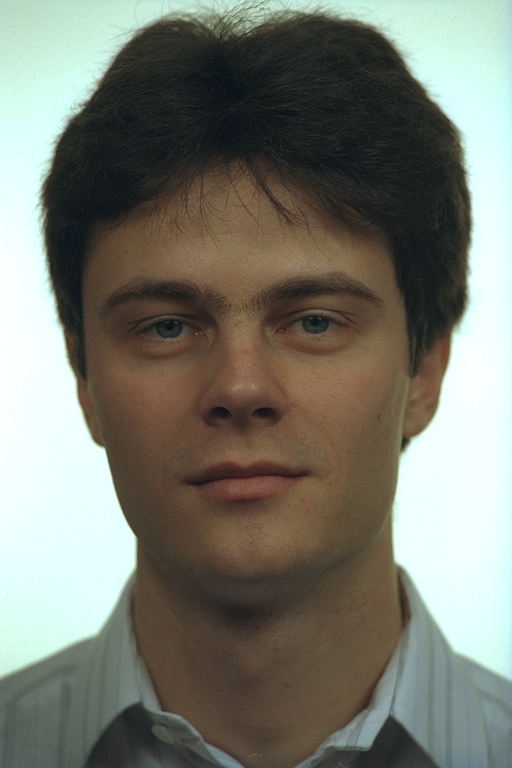
#> input picture image_to_image/test_blurr/src_blurr/00002_940128_fa.ppm, 512 x 768 px, found by its file name
$ python Test.py
#> lines starting #> are read from the running program, lines starting #| are printed output that depends on the picture
import cv2
import numpy as np

img = cv2.imread('/media/iit/R a i n/2019/Intelligent Machines Ltd/face-propagation/dummy-data-set/colorferet/colorferet/test_blur/src_blur/00002_940128_fa.ppm')
#> img is the input picture: shape (768, 512, 3); mean B, G, R 112.3, 122.4, 121.1
cv2.imshow('Original', img)
size = 15

# generating the kernel
kernel_motion_blur = np.zeros((size, size))
kernel_motion_blur[int((size-1)/2), :] = np.ones(size)
kernel_motion_blur = kernel_motion_blur / size

# applying the kernel to the input image
output = cv2.filter2D(img, -1, kernel_motion_blur)
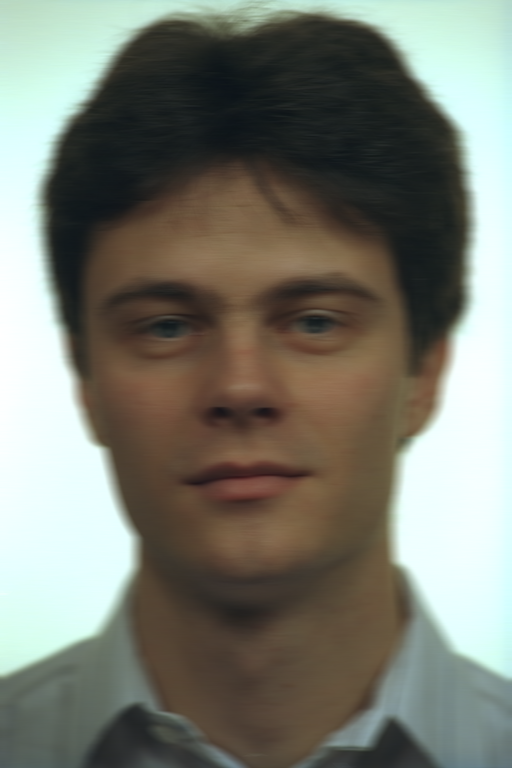
#> output: shape (768, 512, 3); mean B, G, R 112.3, 122.4, 121.1
cv2.imshow('Motion Blur', output)
cv2.waitKey(0)
dstPath = "/media/iit/R a i n/2019/Intelligent Machines Ltd/face-propagation/dummy-data-set/colorferet/colorferet/test_blur/motion_blur/"
#> (the run stopped early here; a loop or call above may not have finished)

$ run again, with image_to_image/test_blurr/src_blurr/00002_931230_pl.ppm copied over image_to_image/test_blurr/src_blurr/00002_940128_fa.ppm
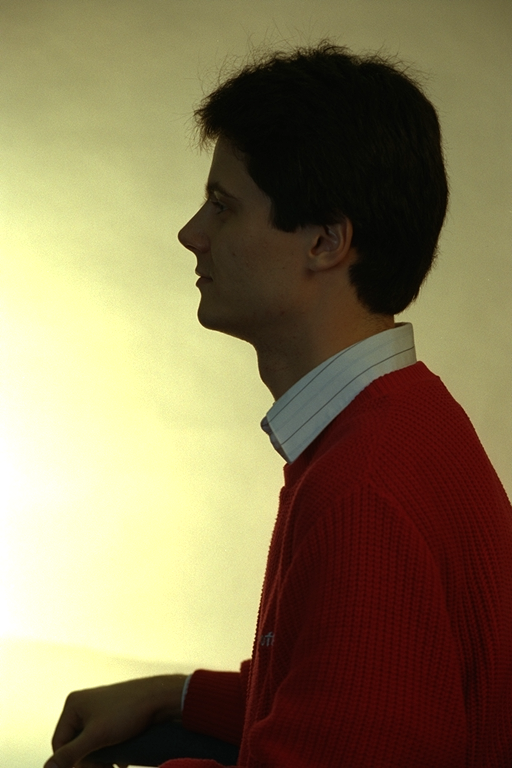
#> input picture image_to_image/test_blurr/src_blurr/00002_931230_pl.ppm, 512 x 768 px, found by its file name
#> img is the input picture: shape (768, 512, 3); mean B, G, R 86.7, 120.5, 135.2
#> `output = cv2.filter2D(img, -1, kernel_motion_blur)`:
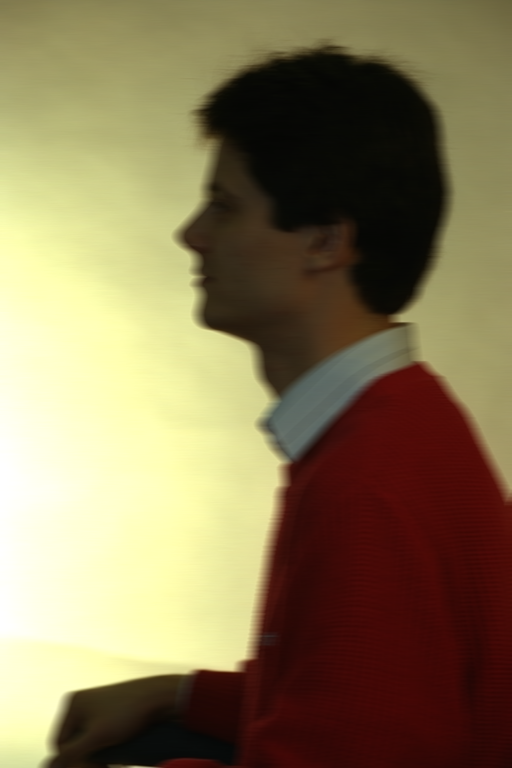
#> output: shape (768, 512, 3); mean B, G, R 86.7, 120.5, 135.2

$ run again, with image_to_image/test_blurr/src_blurr/00002_931230_pr.ppm copied over image_to_image/test_blurr/src_blurr/00002_940128_fa.ppm
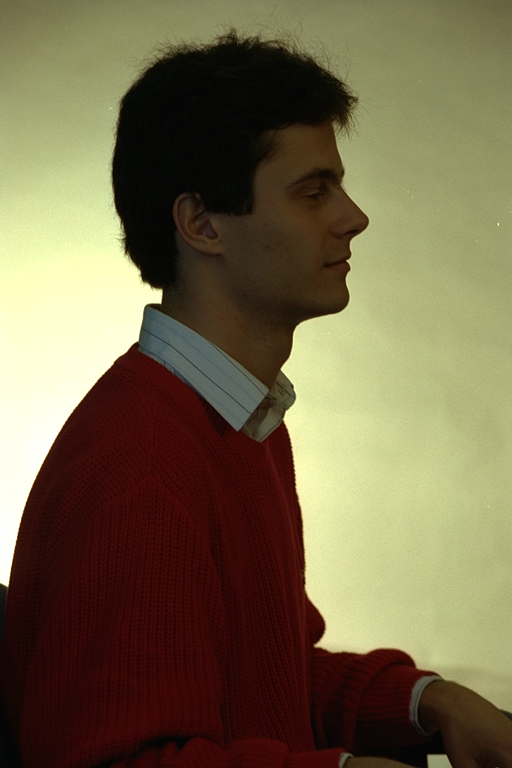
#> input picture image_to_image/test_blurr/src_blurr/00002_931230_pr.ppm, 512 x 768 px, found by its file name
#> img is the input picture: shape (768, 512, 3); mean B, G, R 73.7, 102.8, 115.4
#> `output = cv2.filter2D(img, -1, kernel_motion_blur)`:
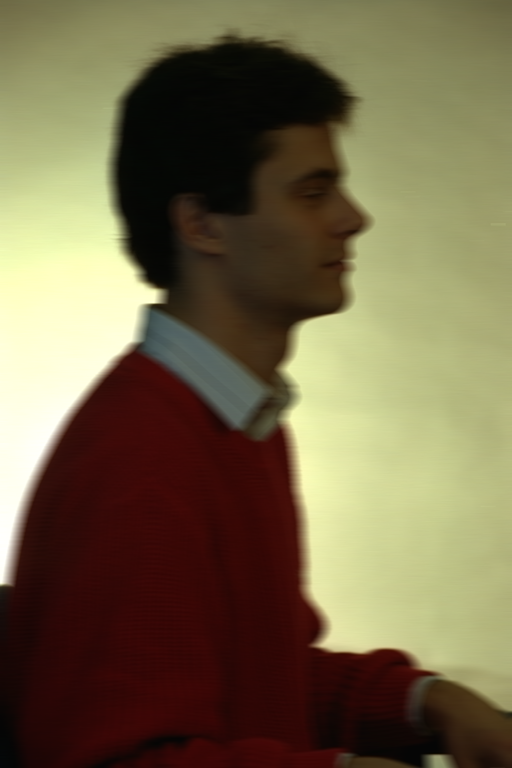
#> output: shape (768, 512, 3); mean B, G, R 73.7, 102.8, 115.4
